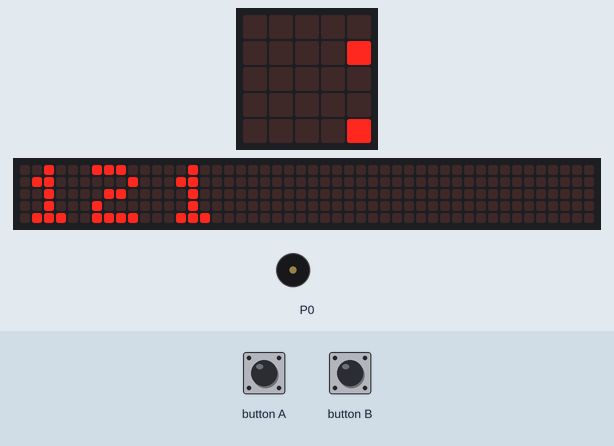
The program below on a simulated BBC micro:bit (MakeCode). On the bench: the board's 5×5 LED display, a strip that is not on the board, showing the scrolling text unrolled, buzzer (waves = sounding). The test bench sets the inputs (shaded band). The 48×5 strip is a reading aid, not a part: it shows the text the display is scrolling, unrolled, one strip-width of it at a time.

Above: at 0.4 s.
At 3.2 s:
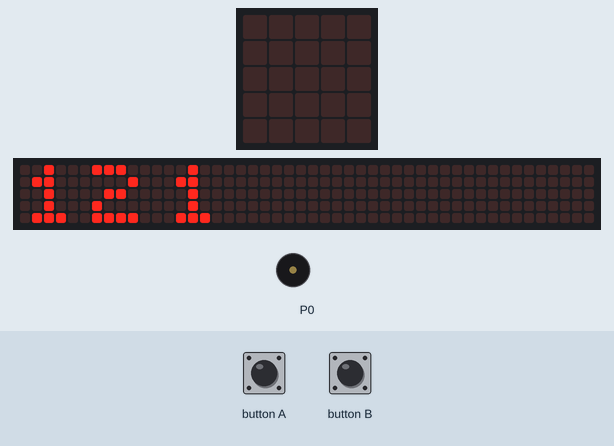
4.9 s: button A pressed for 0.15 s
At 7.6 s:
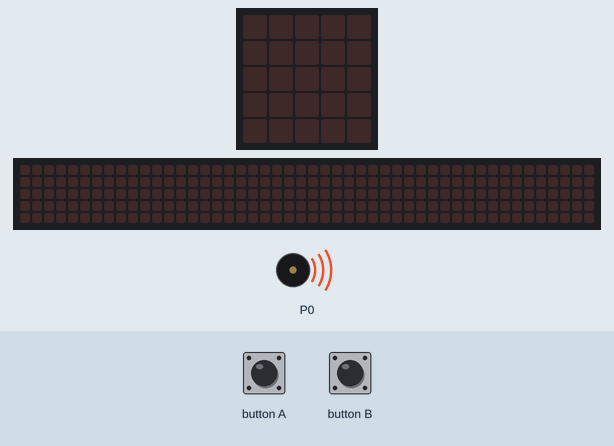
Timing chart, 0 to 11.6 s (numbered marks = the images above; inputs shaded):
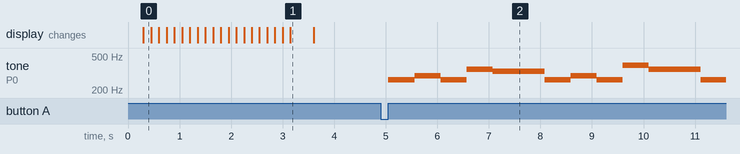

Measured:
- after the input at 4.9 s, tone on P0: plays 262 Hz for 0.51 s, 294 Hz for 0.51 s, 262 Hz for 0.51 s, 349 Hz for 0.51 s, 330 Hz for 1.0 s, 262 Hz for 0.51 s … (11 notes in this stretch), starting after 0.15 s
- what the display in image 1 shows lasts 0.4 s, from 3.2 s to 3.6 s

The program:

main.ts
```typescript
input.onButtonPressed(Button.A, function () {
    music.startMelody(music.builtInMelody(Melodies.Birthday), MelodyOptions.ForeverInBackground)
})
input.onButtonPressed(Button.B, function () {
    music.startMelody(music.builtInMelody(Melodies.Ringtone), MelodyOptions.ForeverInBackground)
})
basic.showNumber(121)
```

test.ts
```typescript
// 在這裡測試；當此封包作為擴充功能時，將不會編譯此內容。
```
